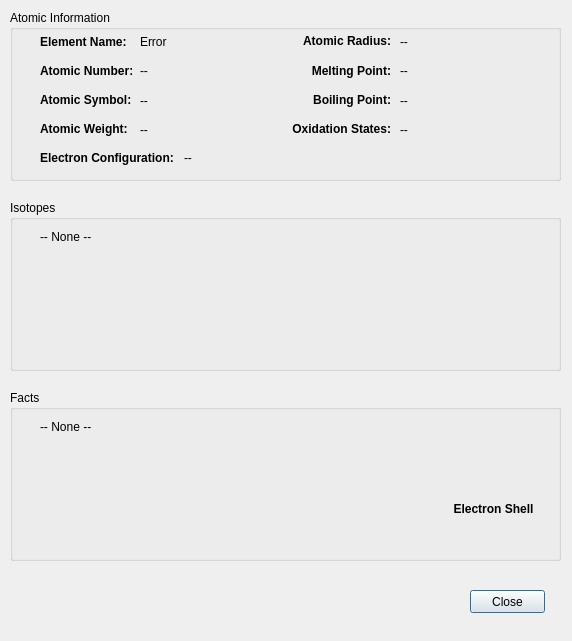
<?xml version="1.0" encoding="UTF-8"?>
<ui version="4.0">
 <class>elemDialog</class>
 <widget class="QDialog" name="elemDialog">
  <property name="geometry">
   <rect>
    <x>0</x>
    <y>0</y>
    <width>572</width>
    <height>641</height>
   </rect>
  </property>
  <property name="minimumSize">
   <size>
    <width>572</width>
    <height>641</height>
   </size>
  </property>
  <property name="maximumSize">
   <size>
    <width>572</width>
    <height>641</height>
   </size>
  </property>
  <widget class="QGroupBox" name="groupBox">
   <property name="geometry">
    <rect>
     <x>10</x>
     <y>10</y>
     <width>551</width>
     <height>171</height>
    </rect>
   </property>
   <property name="title">
    <string>Atomic Information</string>
   </property>
   <widget class="QWidget" name="layoutWidget">
    <property name="geometry">
     <rect>
      <x>30</x>
      <y>20</y>
      <width>92</width>
      <height>111</height>
     </rect>
    </property>
    <layout class="QVBoxLayout" name="verticalLayout">
     <item>
      <widget class="QLabel" name="label">
       <property name="font">
        <font>
         <weight>75</weight>
         <bold>true</bold>
        </font>
       </property>
       <property name="text">
        <string>Element Name:</string>
       </property>
      </widget>
     </item>
     <item>
      <widget class="QLabel" name="label_2">
       <property name="text">
        <string>&lt;html&gt;&lt;head/&gt;&lt;body&gt;&lt;p&gt;&lt;span style=&quot; font-weight:600;&quot;&gt;Atomic Number:&lt;/span&gt;&lt;/p&gt;&lt;/body&gt;&lt;/html&gt;</string>
       </property>
      </widget>
     </item>
     <item>
      <widget class="QLabel" name="label_3">
       <property name="text">
        <string>&lt;html&gt;&lt;head/&gt;&lt;body&gt;&lt;p&gt;&lt;span style=&quot; font-weight:600;&quot;&gt;Atomic Symbol:&lt;/span&gt;&lt;/p&gt;&lt;/body&gt;&lt;/html&gt;</string>
       </property>
      </widget>
     </item>
     <item>
      <widget class="QLabel" name="label_4">
       <property name="text">
        <string>&lt;html&gt;&lt;head/&gt;&lt;body&gt;&lt;p&gt;&lt;span style=&quot; font-weight:600;&quot;&gt;Atomic Weight:&lt;/span&gt;&lt;/p&gt;&lt;/body&gt;&lt;/html&gt;</string>
       </property>
      </widget>
     </item>
    </layout>
   </widget>
   <widget class="QWidget" name="layoutWidget">
    <property name="geometry">
     <rect>
      <x>130</x>
      <y>20</y>
      <width>131</width>
      <height>111</height>
     </rect>
    </property>
    <layout class="QVBoxLayout" name="verticalLayout_2">
     <item>
      <widget class="QLabel" name="lbl_name">
       <property name="font">
        <font>
         <stylestrategy>PreferDefault</stylestrategy>
        </font>
       </property>
       <property name="text">
        <string>Error</string>
       </property>
      </widget>
     </item>
     <item>
      <widget class="QLabel" name="lbl_atNumber">
       <property name="text">
        <string>--</string>
       </property>
      </widget>
     </item>
     <item>
      <widget class="QLabel" name="lbl_Symbol">
       <property name="text">
        <string>--</string>
       </property>
      </widget>
     </item>
     <item>
      <widget class="QLabel" name="lbl_Weight">
       <property name="text">
        <string>--</string>
       </property>
      </widget>
     </item>
    </layout>
   </widget>
   <widget class="QWidget" name="layoutWidget">
    <property name="geometry">
     <rect>
      <x>30</x>
      <y>140</y>
      <width>271</width>
      <height>16</height>
     </rect>
    </property>
    <layout class="QHBoxLayout" name="horizontalLayout">
     <item>
      <widget class="QLabel" name="label_5">
       <property name="text">
        <string>&lt;html&gt;&lt;head/&gt;&lt;body&gt;&lt;p&gt;&lt;span style=&quot; font-weight:600;&quot;&gt;Electron Configuration: &lt;/span&gt;&lt;/p&gt;&lt;/body&gt;&lt;/html&gt;</string>
       </property>
      </widget>
     </item>
     <item>
      <widget class="QLabel" name="lbl_ec">
       <property name="text">
        <string>--</string>
       </property>
      </widget>
     </item>
    </layout>
   </widget>
   <widget class="QWidget" name="layoutWidget">
    <property name="geometry">
     <rect>
      <x>270</x>
      <y>20</y>
      <width>111</width>
      <height>111</height>
     </rect>
    </property>
    <layout class="QVBoxLayout" name="verticalLayout_3">
     <item>
      <widget class="QLabel" name="label_7">
       <property name="text">
        <string>&lt;html&gt;&lt;head/&gt;&lt;body&gt;&lt;p&gt;&lt;span style=&quot; font-weight:600;&quot;&gt;Atomic Radius:&lt;/span&gt;&lt;/p&gt;&lt;/body&gt;&lt;/html&gt;</string>
       </property>
       <property name="alignment">
        <set>Qt::AlignRight|Qt::AlignTrailing|Qt::AlignVCenter</set>
       </property>
      </widget>
     </item>
     <item>
      <widget class="QLabel" name="label_8">
       <property name="text">
        <string>&lt;html&gt;&lt;head/&gt;&lt;body&gt;&lt;p&gt;&lt;span style=&quot; font-weight:600;&quot;&gt;Melting Point:&lt;/span&gt;&lt;/p&gt;&lt;/body&gt;&lt;/html&gt;</string>
       </property>
       <property name="alignment">
        <set>Qt::AlignRight|Qt::AlignTrailing|Qt::AlignVCenter</set>
       </property>
      </widget>
     </item>
     <item>
      <widget class="QLabel" name="label_9">
       <property name="text">
        <string>&lt;html&gt;&lt;head/&gt;&lt;body&gt;&lt;p&gt;&lt;span style=&quot; font-weight:600;&quot;&gt;Boiling Point:&lt;/span&gt;&lt;/p&gt;&lt;/body&gt;&lt;/html&gt;</string>
       </property>
       <property name="alignment">
        <set>Qt::AlignRight|Qt::AlignTrailing|Qt::AlignVCenter</set>
       </property>
      </widget>
     </item>
     <item>
      <widget class="QLabel" name="label_10">
       <property name="text">
        <string>&lt;html&gt;&lt;head/&gt;&lt;body&gt;&lt;p&gt;&lt;span style=&quot; font-weight:600;&quot;&gt;Oxidation States:&lt;/span&gt;&lt;/p&gt;&lt;/body&gt;&lt;/html&gt;</string>
       </property>
       <property name="alignment">
        <set>Qt::AlignRight|Qt::AlignTrailing|Qt::AlignVCenter</set>
       </property>
      </widget>
     </item>
    </layout>
   </widget>
   <widget class="QWidget" name="layoutWidget">
    <property name="geometry">
     <rect>
      <x>390</x>
      <y>20</y>
      <width>141</width>
      <height>111</height>
     </rect>
    </property>
    <layout class="QVBoxLayout" name="verticalLayout_4">
     <item>
      <widget class="QLabel" name="lbl_Radius">
       <property name="text">
        <string>--</string>
       </property>
      </widget>
     </item>
     <item>
      <widget class="QLabel" name="lbl_Melt">
       <property name="text">
        <string>--</string>
       </property>
      </widget>
     </item>
     <item>
      <widget class="QLabel" name="lbl_Boil">
       <property name="text">
        <string>--</string>
       </property>
      </widget>
     </item>
     <item>
      <widget class="QLabel" name="lbl_Ox">
       <property name="text">
        <string>--</string>
       </property>
      </widget>
     </item>
    </layout>
   </widget>
  </widget>
  <widget class="QGroupBox" name="groupBox_2">
   <property name="geometry">
    <rect>
     <x>10</x>
     <y>200</y>
     <width>551</width>
     <height>171</height>
    </rect>
   </property>
   <property name="title">
    <string>Isotopes</string>
   </property>
   <property name="flat">
    <bool>false</bool>
   </property>
   <widget class="QLabel" name="lbl_isotopes">
    <property name="geometry">
     <rect>
      <x>30</x>
      <y>30</y>
      <width>201</width>
      <height>91</height>
     </rect>
    </property>
    <property name="text">
     <string>-- None --</string>
    </property>
    <property name="alignment">
     <set>Qt::AlignLeading|Qt::AlignLeft|Qt::AlignTop</set>
    </property>
   </widget>
   <widget class="QLabel" name="lbl_isotopes2">
    <property name="geometry">
     <rect>
      <x>270</x>
      <y>30</y>
      <width>201</width>
      <height>91</height>
     </rect>
    </property>
    <property name="alignment">
     <set>Qt::AlignLeading|Qt::AlignLeft|Qt::AlignTop</set>
    </property>
   </widget>
   <widget class="QLabel" name="lbl_trunk">
    <property name="geometry">
     <rect>
      <x>30</x>
      <y>130</y>
      <width>391</width>
      <height>20</height>
     </rect>
    </property>
    <property name="font">
     <font>
      <weight>50</weight>
      <bold>false</bold>
     </font>
    </property>
    <property name="styleSheet">
     <string notr="true">color: rgb(255, 0, 0);</string>
    </property>
    <property name="text">
     <string/>
    </property>
    <property name="alignment">
     <set>Qt::AlignCenter</set>
    </property>
   </widget>
  </widget>
  <widget class="QGroupBox" name="groupBox_3">
   <property name="geometry">
    <rect>
     <x>10</x>
     <y>390</y>
     <width>551</width>
     <height>171</height>
    </rect>
   </property>
   <property name="title">
    <string>Facts</string>
   </property>
   <widget class="QLabel" name="lbl_facts">
    <property name="geometry">
     <rect>
      <x>30</x>
      <y>30</y>
      <width>371</width>
      <height>121</height>
     </rect>
    </property>
    <property name="text">
     <string>-- None --</string>
    </property>
    <property name="alignment">
     <set>Qt::AlignLeading|Qt::AlignLeft|Qt::AlignTop</set>
    </property>
    <property name="wordWrap">
     <bool>true</bool>
    </property>
   </widget>
   <widget class="QWidget" name="layoutWidget">
    <property name="geometry">
     <rect>
      <x>440</x>
      <y>20</y>
      <width>87</width>
      <height>106</height>
     </rect>
    </property>
    <layout class="QVBoxLayout" name="verticalLayout_5">
     <item>
      <widget class="QLabel" name="lbl_pic">
       <property name="minimumSize">
        <size>
         <width>85</width>
         <height>85</height>
        </size>
       </property>
       <property name="maximumSize">
        <size>
         <width>85</width>
         <height>85</height>
        </size>
       </property>
       <property name="scaledContents">
        <bool>true</bool>
       </property>
       <property name="alignment">
        <set>Qt::AlignCenter</set>
       </property>
      </widget>
     </item>
     <item>
      <widget class="QLabel" name="label_6">
       <property name="font">
        <font>
         <weight>75</weight>
         <bold>true</bold>
        </font>
       </property>
       <property name="text">
        <string>Electron Shell</string>
       </property>
       <property name="alignment">
        <set>Qt::AlignCenter</set>
       </property>
      </widget>
     </item>
    </layout>
   </widget>
  </widget>
  <widget class="QPushButton" name="closeButton">
   <property name="geometry">
    <rect>
     <x>470</x>
     <y>590</y>
     <width>75</width>
     <height>23</height>
    </rect>
   </property>
   <property name="text">
    <string>Close</string>
   </property>
  </widget>
 </widget>
 <resources/>
 <connections/>
</ui>
